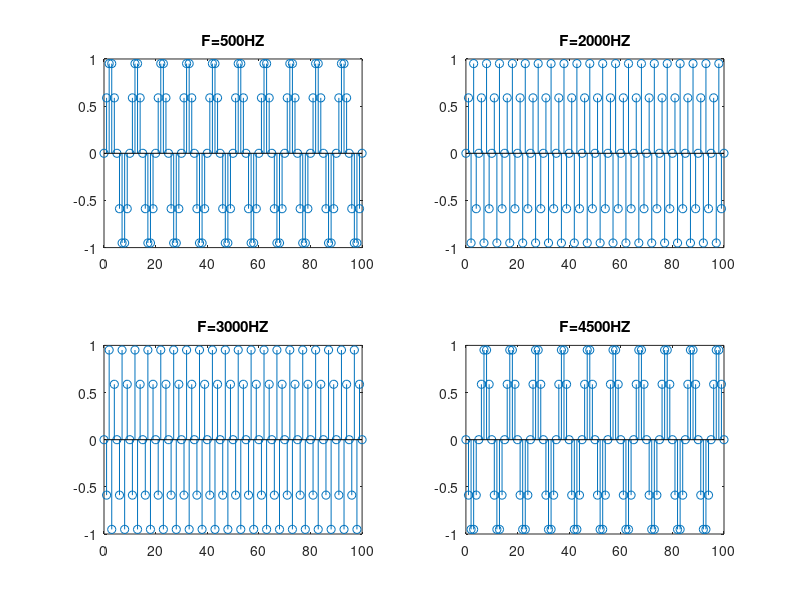
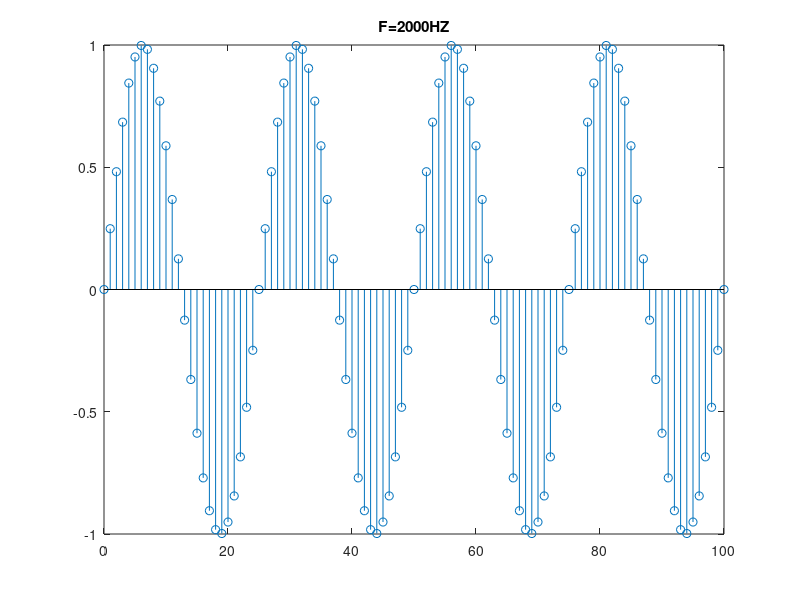
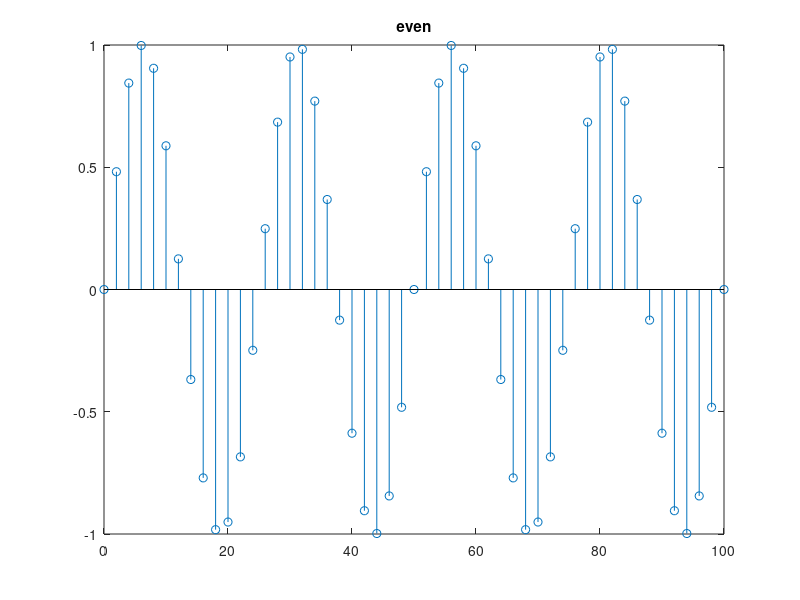

These charts were generated, in order, by the following MATLAB code:
Fs=5000;
n=0:100;
t=n*(1/Fs);

F=500;
x=sin(2*pi*F*t);
subplot(2,2,1);
stem(n,x);title('F=500HZ');

F=2000;
x=sin(2*pi*F*t);
subplot(2,2,2);
stem(n,x);title('F=2000HZ');

F=3000;
x=sin(2*pi*F*t);
subplot(2,2,3);
stem(n,x);title('F=3000HZ');

F=4500;
x=sin(2*pi*F*t);
subplot(2,2,4);
stem(n,x);title('F=4500HZ');



Fs=50000;
n=0:100;
t=n*(1/Fs);

F=2000;
x=sin(2*pi*F*t);
figure;
stem(n,x);title('F=2000HZ');

y= x(1:2:101);  
n= 0:2:100;
figure; stem(n,y); title('even');


